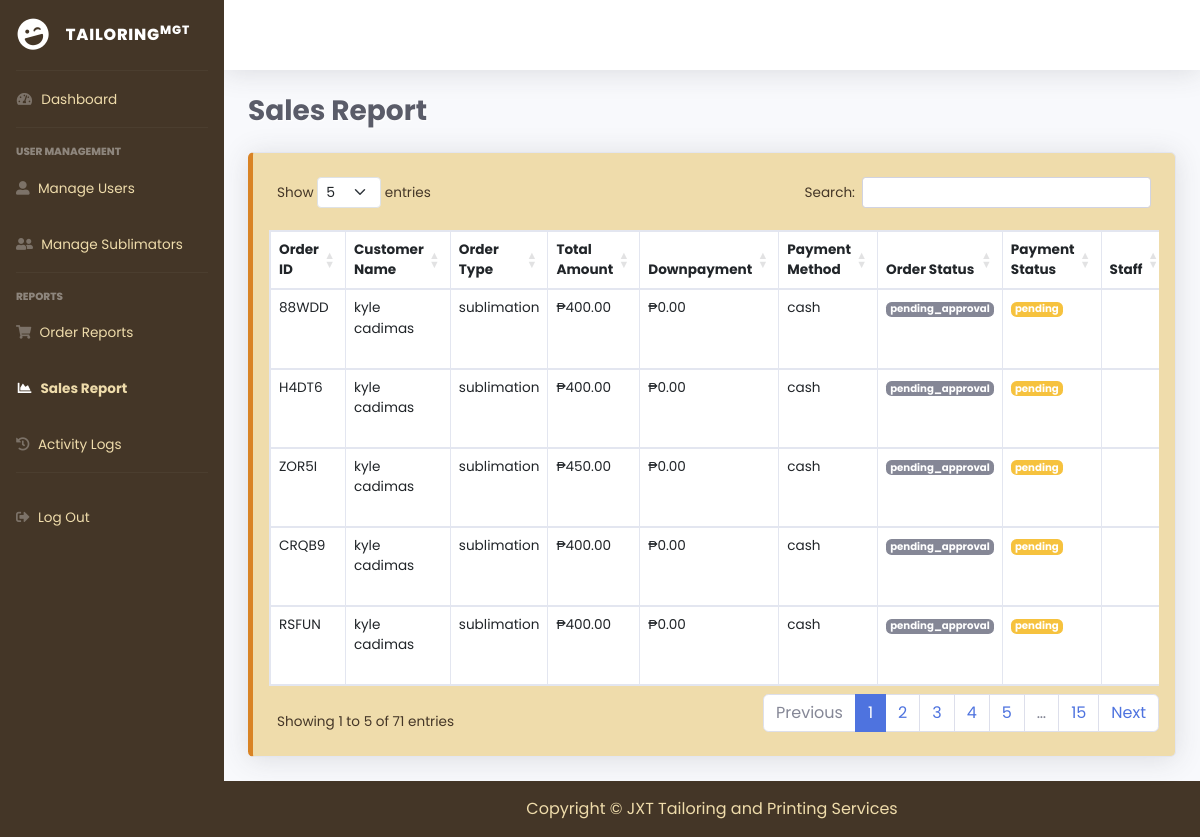
/admin/sales_report.php, run on an earlier commit of the app's database.
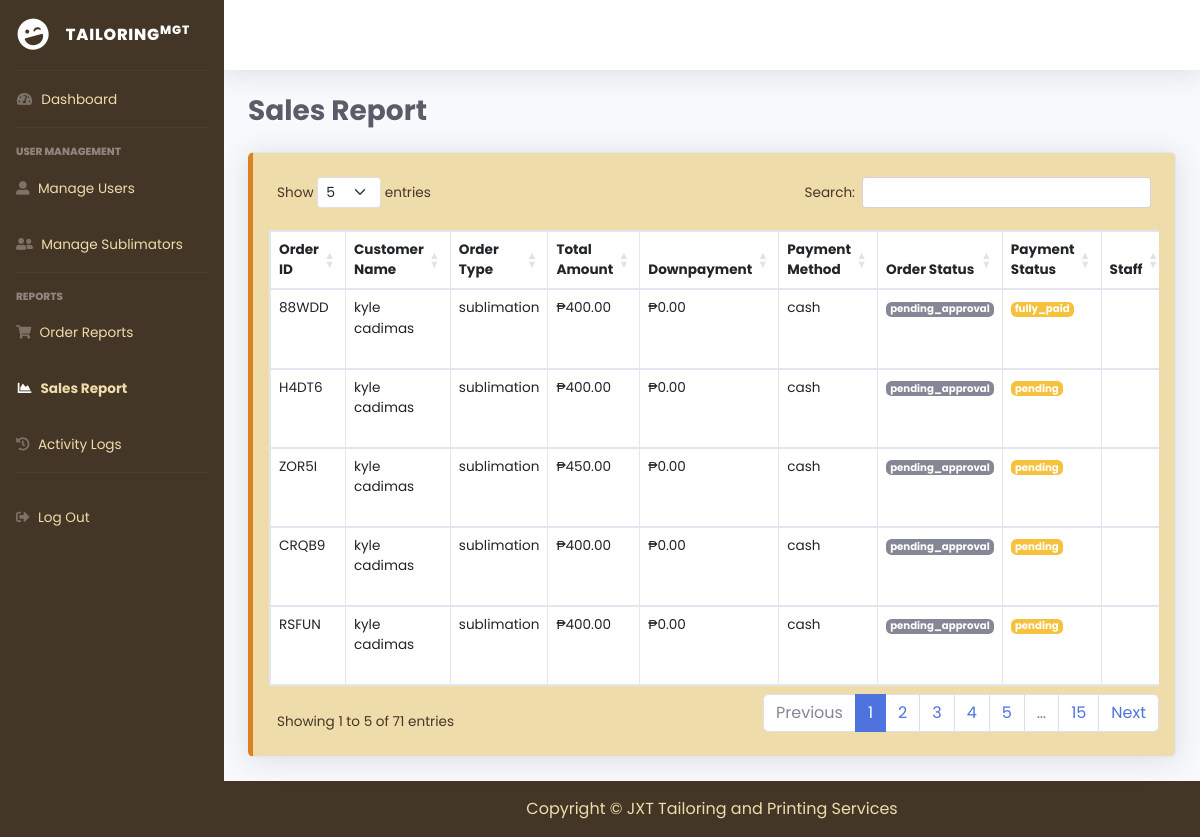
And on a later commit of the database.
### tables this page shows
CREATE TABLE `orders` (
  `order_id` varchar(10) NOT NULL,
  `customer_id` int(11) NOT NULL,
  `order_type` enum('tailoring','sublimation') NOT NULL,
  `total_amount` decimal(10,2) NOT NULL,
  `downpayment_amount` decimal(10,2) NOT NULL,
  `payment_method` enum('cash','gcash') NOT NULL,
  `payment_status` enum('pending','downpayment_paid','fully_paid') DEFAULT 'pending',
  `order_status` enum('pending_approval','declined','approved','forward_to_sublimator','in_process','printing_done','ready_for_pickup','completed') DEFAULT 'pending_approval',
  `staff_id` int(11) DEFAULT NULL,
  `manager_id` int(11) DEFAULT NULL,
  `notes` text DEFAULT NULL,
  `created_at` timestamp NOT NULL DEFAULT current_timestamp(),
  `updated_at` timestamp NOT NULL DEFAULT current_timestamp() ON UPDATE current_timestamp(),
  `screenshot_path` varchar(255) DEFAULT NULL,
  `status_history` text DEFAULT NULL
);

CREATE TABLE `customers` (
  `customer_id` int(11) NOT NULL,
  `username` varchar(50) NOT NULL,
  `password` varchar(255) NOT NULL,
  `email` varchar(100) NOT NULL,
  `first_name` varchar(50) NOT NULL,
  `last_name` varchar(50) NOT NULL,
  `phone_number` varchar(20) DEFAULT NULL,
  `address` text DEFAULT NULL,
  `created_at` timestamp NOT NULL DEFAULT current_timestamp(),
  `updated_at` timestamp NOT NULL DEFAULT current_timestamp() ON UPDATE current_timestamp()
);

### admin/sales_report.php (the view, shortened to what the changed rows need)
<?php
include '../db.php';
$start_date = date('Y-m-d', strtotime('-30 days'));
$end_date = date('Y-m-d');
$date_filter = "WHERE o.created_at BETWEEN '$start_date 00:00:00' AND '$end_date 23:59:59'";
$orders_query = "SELECT o.*,
          c.first_name AS customer_fname, c.last_name AS customer_lname,
          s.first_name AS staff_fname, s.last_name AS staff_lname,
          m.first_name AS manager_fname, m.last_name AS manager_lname
          FROM orders o
          LEFT JOIN customers c ON o.customer_id = c.customer_id
          LEFT JOIN users s ON o.staff_id = s.user_id
          LEFT JOIN users m ON o.manager_id = m.user_id
                $date_filter
          ORDER BY o.created_at DESC";
$orders_result = mysqli_query($conn, $orders_query);
?>
<!DOCTYPE html>
<html lang="en">
<head>
    <link href="https://cdn.jsdelivr.net/npm/bootstrap@5.3.0/dist/css/bootstrap.min.css" rel="stylesheet">
    <link href="vendor/fontawesome-free/css/all.min.css" rel="stylesheet">
    <link href="css/sb-admin-2.min.css" rel="stylesheet">
</head>
<body id="page-top">
    <div id="wrapper">
        <div id="content-wrapper" class="d-flex flex-column">
            <div id="content">
                <div class="container-fluid">
                    <div class="d-sm-flex align-items-center justify-content-between mb-4">
                        <h1 class="h3 mb-0 text-gray-800" style="font-weight: bold; text-shadow: 1px 1px 2px #fff;">
                            Sales Report
                        </h1>
                    </div>
                    <div class="card shadow mb-4">
                        <div class="card-body">
                            <div class="table-responsive">
                                <table class="table table-bordered" id="salesTable">
                                    <thead>
                                        <tr>
                                            <th>Order ID</th>
                                            <th>Customer Name</th>
                                            <th>Order Type</th>
                                            <th>Total Amount</th>
                                            <th>Downpayment</th>
                                            <th>Payment Method</th>
                                            <th>Order Status</th>
                                            <th>Payment Status</th>
                                            <th>Staff</th>
                                        </tr>
                                    </thead>
                                    <tbody>                                        <?php
                                        if (isset($orders_result) && mysqli_num_rows($orders_result) > 0) {
                                            while ($row = mysqli_fetch_assoc($orders_result)) { ?>
                                                <tr>
                                                    <td><?php echo htmlspecialchars($row['order_id']); ?></td>
                                                    <td><?php echo htmlspecialchars($row['customer_fname'] . ' ' . $row['customer_lname']); ?></td>
                                                    <td><?php echo htmlspecialchars($row['order_type']); ?></td>
                                                    <td>₱<?php echo number_format($row['total_amount'], 2); ?></td>
                                                    <td>₱<?php echo number_format($row['downpayment_amount'], 2); ?></td>
                                                    <td><?php echo htmlspecialchars($row['payment_method']); ?></td>
                                                    <td>
                                                        <span class="badge <?php
                                                            echo match($row['order_status']) {
                                                                'Pending' => 'bg-warning',
                                                                'In Progress' => 'bg-info',
                                                                'Completed' => 'bg-success',
                                                                'Cancelled' => 'bg-danger',
                                                                default => 'bg-secondary'
                                                            };
                                                        ?>">
                                                            <?php echo htmlspecialchars($row['order_status']); ?>
                                                        </span>
                                                    </td>
                                                    <td>
                                                        <span class="badge <?php echo $row['payment_status'] == 'Paid' ? 'bg-success' : 'bg-warning'; ?>">
                                                            <?php echo htmlspecialchars($row['payment_status']); ?>
                                                        </span>
                                                    </td>
                                                    <td><?php echo htmlspecialchars($row['staff_fname'] . ' ' . $row['staff_lname']); ?></td>
                                                </tr>
                                        <?php }
                                        } else {
                                            echo "<tr><td colspan='11' class='text-center'>No orders found</td></tr>";
                                        }
                                        ?>
                                    </tbody>
                                </table>
                            </div>
                        </div>
                    </div>
                </div>
            </div>
        </div>
    </div>
    <link href="https://cdn.datatables.net/1.11.5/css/dataTables.bootstrap5.min.css" rel="stylesheet">
</body>
</html>

What changed in the data, as far as the page shows it:
changed orders "88WDD": payment_status "pending" → "fully_paid"
